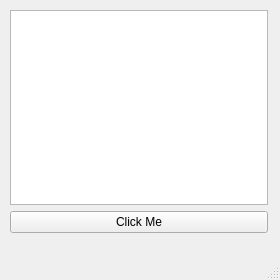
<?xml version="1.0" encoding="UTF-8"?>
<ui version="4.0">
 <class>MainWindow</class>
 <widget class="QMainWindow" name="MainWindow">
  <property name="geometry">
   <rect>
    <x>0</x>
    <y>0</y>
    <width>280</width>
    <height>280</height>
   </rect>
  </property>
  <property name="windowTitle">
   <string>UI Window</string>
  </property>
  <widget class="QWidget" name="centralwidget">
   <widget class="QWidget" name="">
    <property name="geometry">
     <rect>
      <x>10</x>
      <y>10</y>
      <width>258</width>
      <height>223</height>
     </rect>
    </property>
    <layout class="QVBoxLayout" name="verticalLayout">
     <item>
      <widget class="QTextEdit" name="textEdit"/>
     </item>
     <item>
      <widget class="QPushButton" name="pushButton">
       <property name="text">
        <string>Click Me</string>
       </property>
      </widget>
     </item>
    </layout>
   </widget>
  </widget>
  <widget class="QMenuBar" name="menubar">
   <property name="geometry">
    <rect>
     <x>0</x>
     <y>0</y>
     <width>280</width>
     <height>21</height>
    </rect>
   </property>
  </widget>
  <widget class="QStatusBar" name="statusbar"/>
 </widget>
 <resources/>
 <connections/>
</ui>
